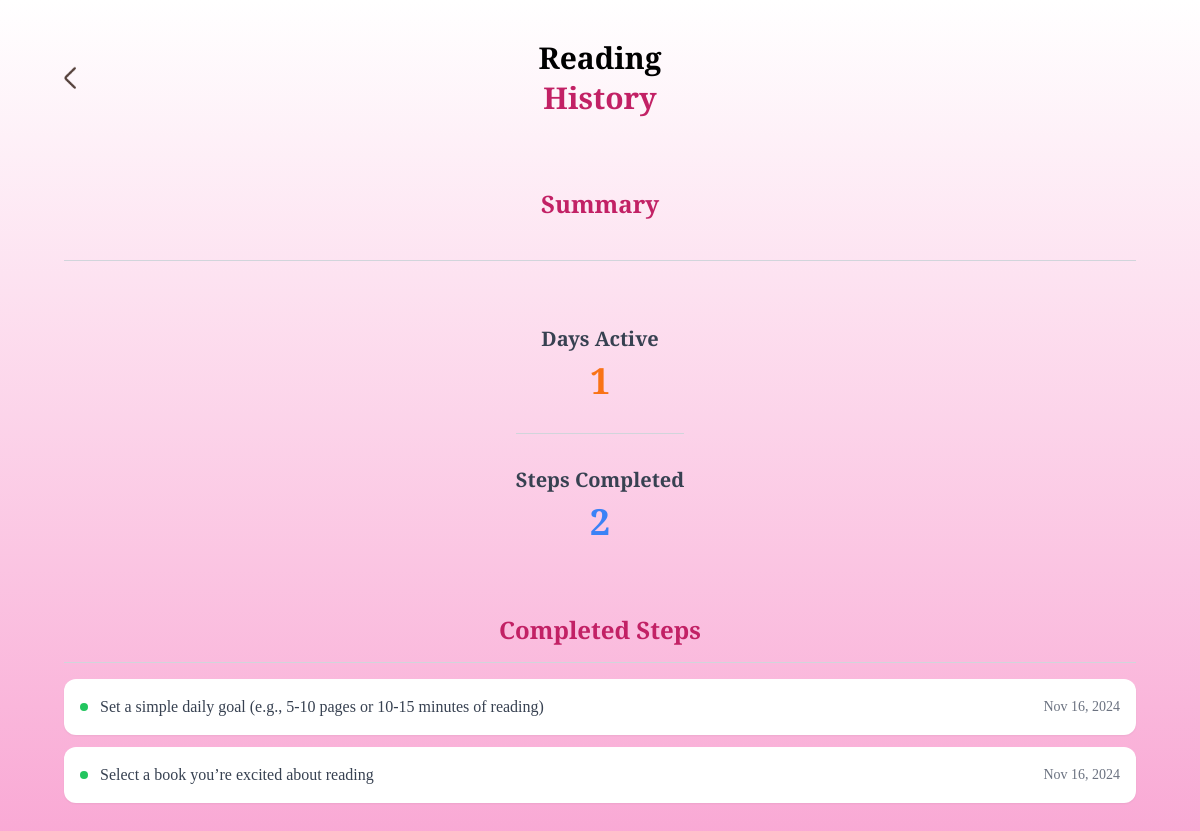
/habit/26/info (signed in), run on an earlier commit of the app's database.
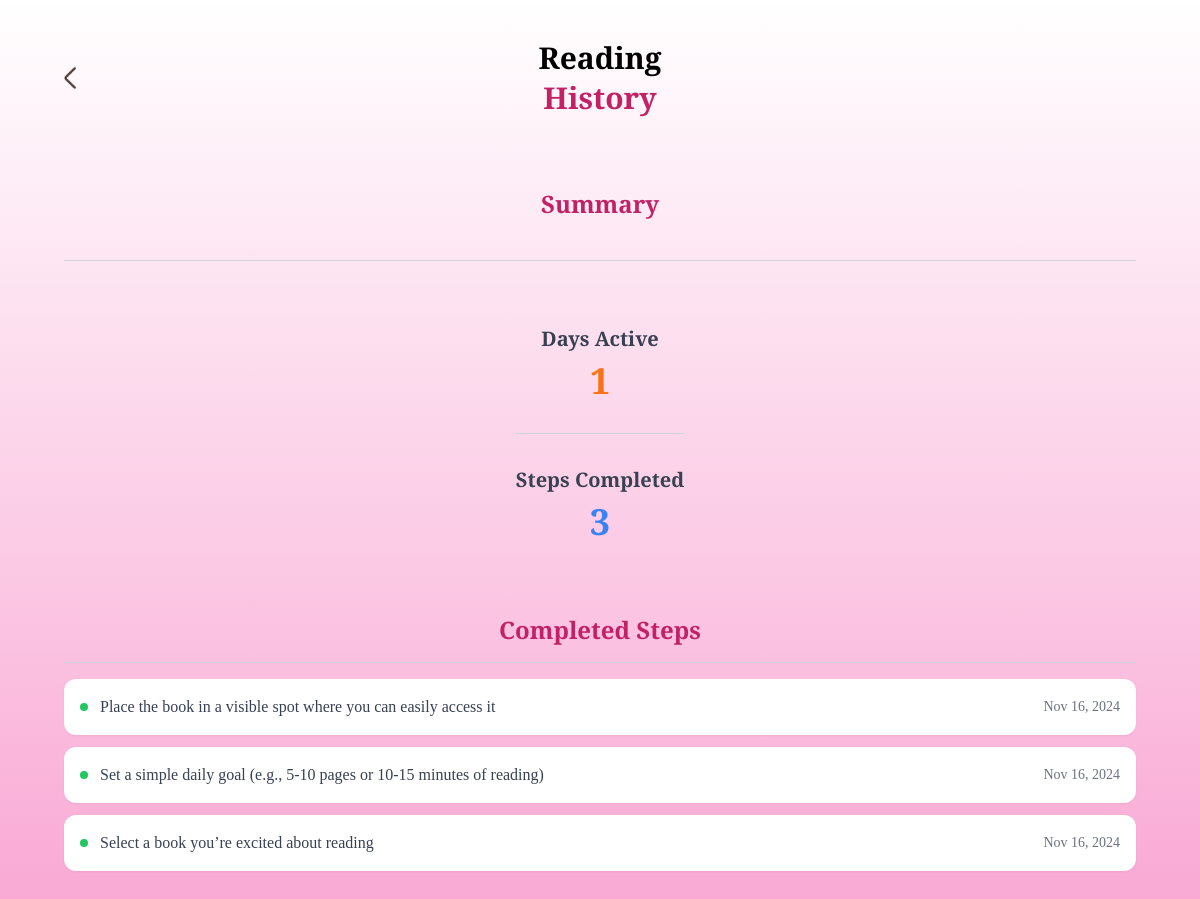
And on a later commit of the database.
### habits/models.py (models this page shows, shortened)
class UserTask(models.Model):
    user_progress = models.ForeignKey(UserProgress, on_delete=models.CASCADE)
    task_completed = models.BooleanField(default=False)
    task_description = models.TextField()
    created_at = models.DateTimeField(auto_now_add=True)

### habits/views.py (the view, shortened to what this page needs)
# urls.py: path('habit/<int:id>/info', views.habit_info, name='habit_info'),
def habit_info(request, id):
    user_id = request.session.get('user_id')
    if not user_id:
        return redirect('login')
    user = get_object_or_404(User, user_id=user_id)
    habit = get_object_or_404(Habit, habit_id=id)
    user_progress = UserProgress.objects.filter(user=user, habit=habit).first()
    completed_tasks = UserTask.objects.filter(
        user_progress=user_progress,
        task_completed=True
    ).order_by('-created_at')  # Most recent first
    print("Completed tasks:", completed_tasks.count())
    print("Task dates:", [task.created_at.date() for task in completed_tasks])
    days_active = completed_tasks.dates('created_at', 'day').distinct().count()
    print("Days active:", days_active)
    context = {
        'habit': habit,
        'habit_info': habit.habit_name,
        'days_active': days_active,
        'total_steps': completed_tasks.count(),
        'user_progress': user_progress,
        'completed_tasks': completed_tasks,
    }
    return render(request, 'habit_info.html', context)

### habits/templates/habit_info.html (shortened to what this page needs)
{% extends "base.html" %}
{% block content %}
{% load static %}
<div class="screen bg-gradient-to-t from-pink-300 to-white min-h-screen flex flex-col items-center justify-start p-10 px-16 gap-6">
    <div class="back-image text-4xl w-full flex flex-col items-center justify-center relative">
        <div class="absolute left-0 top-1/2 -translate-y-1/2">
            <a href="/habit/{{habit.habit_id}}">
                <img class="w-3" src="{% static '/images/back.png' %}" alt="back-button" />
            </a>
        </div>
        <div class="text-center flex flex-col items-center">
            <div class="text-3xl font-semibold text-black">
                {{ habit.habit_name }}
            </div>
            <div class="text-[#c22165] text-3xl font-semibold mt-1">
                History
            </div>
        </div>
    </div>
    <div class="summary text-[#c22165] text-2xl font-semibold mt-12 text-center w-full">
        Summary
    </div>
    <div class="border-t border-gray-300 w-full my-4"></div>
    <div class="flex flex-col items-center justify-center mt-6 gap-8">
        <div class="stats-container flex flex-col items-center">
            <div class="text-xl font-semibold text-gray-700">
                Days Active
            </div>
            <div class="text-4xl font-bold text-orange-500 mt-2">
                {{ days_active }}
            </div>
        </div>
        <div class="border-t border-gray-300 w-full"></div>
        <div class="stats-container flex flex-col items-center">
            <div class="text-xl font-semibold text-gray-700">
                Steps Completed
            </div>
            <div class="text-4xl font-bold text-blue-500 mt-2">
                {{ total_steps }}
            </div>
        </div>
    </div>
    <div class="w-full mt-12 flex flex-col items-center">
        <div class="text-[#c22165] text-2xl font-semibold mb-4 text-center">
            Completed Steps
        </div>
        <div class="border-t border-gray-300 w-full mb-4"></div>
        <div class="completed-steps-container flex flex-col gap-3 w-full">
            {% for task in completed_tasks %}
            <div class="completed-step bg-white rounded-xl p-4 shadow-sm">
                <div class="flex justify-between items-center">
                    <div class="flex items-center gap-3">
                        <div class="w-2 h-2 rounded-full bg-green-500"></div>
                        <span class="text-gray-700">{{ task.task_description }}</span>
                    </div>
                    <div class="text-sm text-gray-500">
                        {{ task.created_at|date:"M d, Y" }}
                    </div>
                </div>
            </div>
            {% empty %}
            <div class="text-center text-gray-500 py-4">
                No steps completed yet
            </div>
            {% endfor %}
        </div>
    </div>
</div>
{% endblock content %}

What changed in the data, as far as the page shows it:
now on this page (row edited): UserTask: task_description "Place the book in a visible spot where you can easily access it", created_at "Nov 16, 2024"
Also different on the page:
{{ total_steps }}: "2" → "3"
